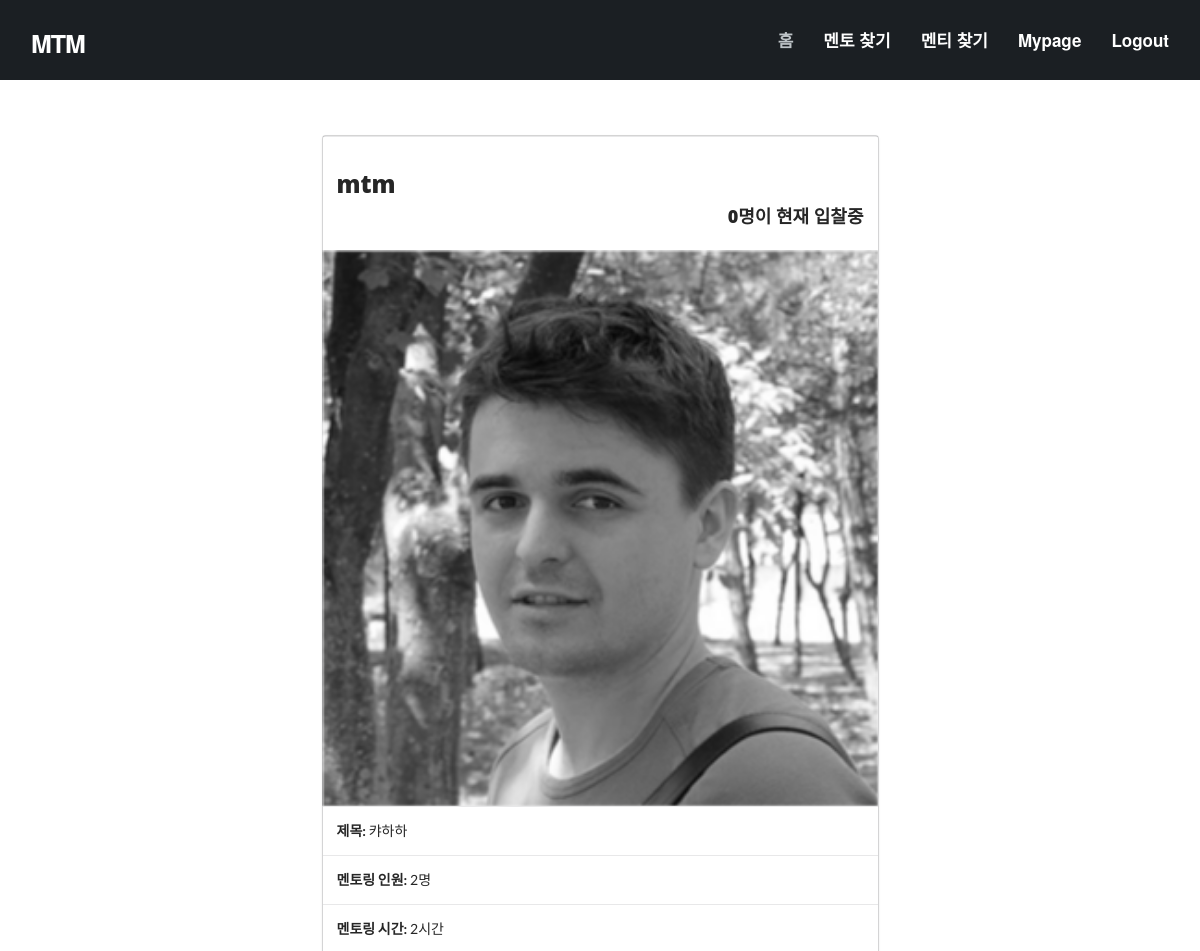
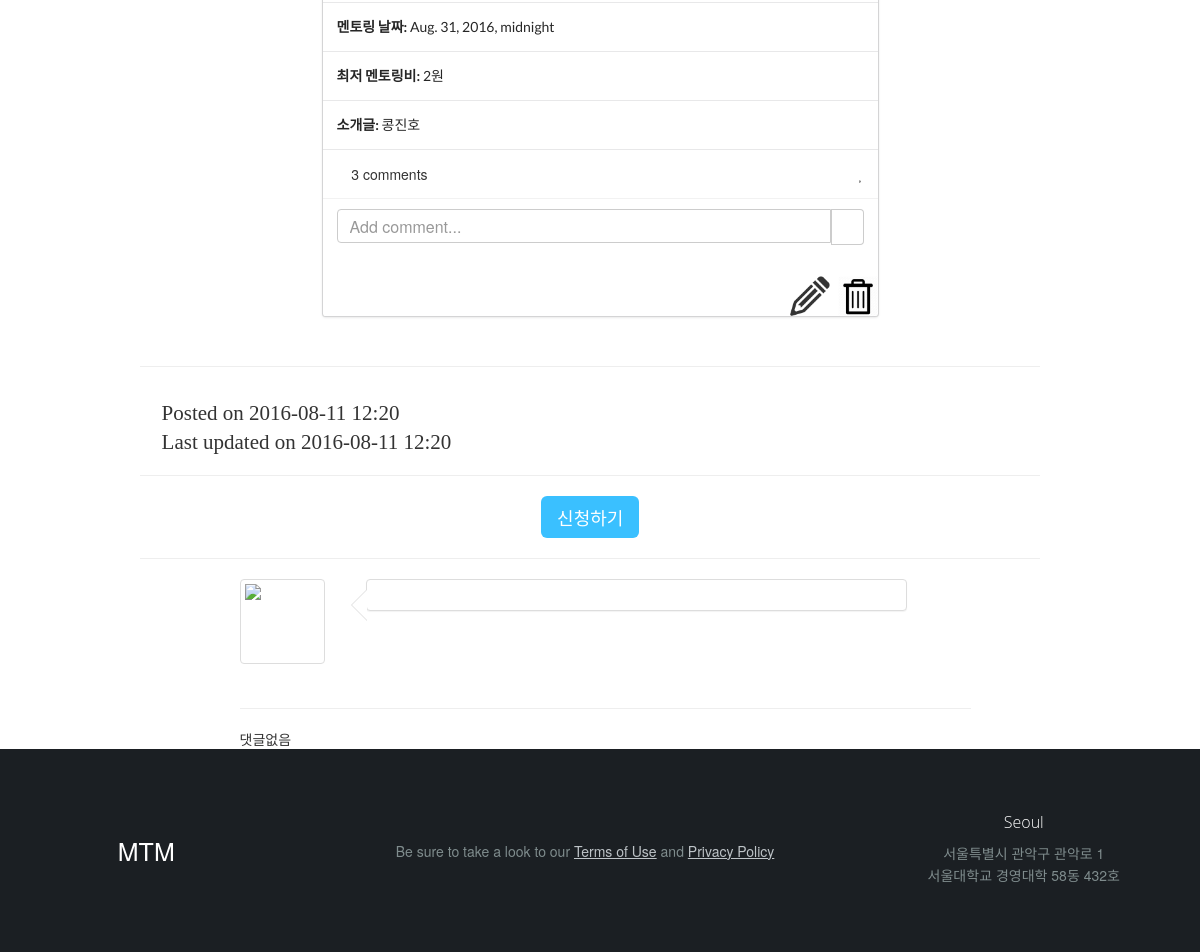
The app's page /mentoring/mentor/9/ (signed in) with its own data (2 pictures, top to bottom).
### mentoring/models.py (models this page shows, shortened)
class Post_By_Mentor(models.Model):
    title = models.CharField(max_length=300, verbose_name='제목')
    created_at = models.DateTimeField(auto_now_add=True)
    updated_at = models.DateTimeField(auto_now=True)
    author = models.ForeignKey(settings.AUTH_USER_MODEL,on_delete=models.CASCADE)
    capacity = models.IntegerField(default=0,verbose_name='멘토링 인원')
    hours = models.IntegerField(default=0,verbose_name='멘토링 시간')
    date = models.DateTimeField(default='yyyy-mm-dd 형식으로 써주세요.',verbose_name='멘토링 날짜')
    lowest_price = models.IntegerField(default=0,verbose_name='최저 멘토링비')
    like_count = models.IntegerField(default=0, verbose_name='좋아요 수')
    intro = models.TextField(max_length=300, verbose_name='기타 소개')
    photo1 = models.ImageField()
    photo2 = models.ImageField(blank=True)
    photo3 = models.ImageField(blank=True)

### mentoring/views.py (the view)
# urls.py: url(r'^mentor/(?P<pk>\d+)/$', views.post_by_mentor_detail, name='post_by_mentor_detail'),
def post_by_mentor_detail(request, pk):
    post_by_mentor = get_object_or_404(Post_By_Mentor, pk=pk)
    bid_by_mentee = Bid_By_Mentee.objects.filter(post_by_mentor=pk).count()
    if request.user.is_authenticated():
        if request.method == "POST":
            if not Like.objects.filter(like_user = request.user, like_post = post_by_mentor).exists():
                Like.objects.create(like_user = request.user, like_post = post_by_mentor)
                return redirect(post_by_mentor)
            else:
                Like.objects.filter(like_user = request.user, like_post = post_by_mentor).delete()
                return redirect(post_by_mentor)
        else:
            like = Like.objects.filter(like_user=request.user, like_post=post_by_mentor).exists()
            return render(request, 'mentoring/post_by_mentor_detail.html', {
                'post_by_mentor' : post_by_mentor,
                'like' : like,
                'bid_by_mentee' : bid_by_mentee,
            })
    else:
        return render(request, 'mentoring/post_by_mentor_detail.html', {
            'post_by_mentor' : post_by_mentor,
            'bid_by_mentee' : bid_by_mentee,
        })

### mentoring/templates/mentoring/post_by_mentor_detail.html (shortened to what this page needs)
{% extends 'mentoring/base.html' %}
{% load bootstrap3 %}
{% load staticfiles %}
{% block content %}
<div class="container">
      <div class="row">
        <div class="col-xs-12 col-sm-12 col-md-6 col-lg-6 col-xs-offset-0 col-sm-offset-0 col-md-offset-3 col-lg-offset-3 toppad" >
        <div class="card" style="margin-top: 10%;">
          <div class="card-content">
          <div class="card-header"> <h3>{{post_by_mentor.author}}</h3>
            <h4 align="right">{{bid_by_mentee}}명이 현재 입찰중</h4> </div>
          </div>
          <div class="card-image">
            <img src="{{post_by_mentor.photo1.url}}">
          </div>
          <div class="card-content">
            <div class="card-header"><strong>제목:</strong> {{post_by_mentor.title}} </div>
          </div>
          <div class="card-content">
            <div class="card-header"><strong>멘토링 인원:</strong> {{post_by_mentor.capacity}}명 </div>
          </div>
          <div class="card-content">
            <div class="card-header"><strong>멘토링 시간:</strong> {{post_by_mentor.hours}}시간 </div>
          </div>
          <div class="card-content">
            <div class="card-header"><strong>멘토링 날짜:</strong> {{post_by_mentor.date}} </div>
          </div>
          <div class="card-content">
            <div class="card-header"><strong>최저 멘토링비:</strong> {{post_by_mentor.lowest_price}}원 </div>
          </div>
          <div class="card-content">
            <div class="card-header"><strong>소개글:</strong> {{post_by_mentor.intro}} </div>
          </div>
          <div class="card-content">
            <span class="pull-right"><i class="fa fa-heart"></i> {{like_count}} </span>
            <i class="fa fa-comment"></i> 3 comments
          </div>
          <div class="card-extra card-content">
            <div class="input-group">
              <input class="form-control" type="text" placeholder="Add comment...">
              <div class="input-group-btn">
                <a class="btn btn-inverted btn-default"><i class="fa fa-paper-plane"></i></a>
              </div>
            </div>
          </div>
          <div class="card=content">
            <div class="card-header">
            {% if post_by_mentor.author == user %}
            <h2>
            <span class="dropdown btn-group pull-right">
                <img src="{% static 'img/edit.png' %}" style="width: 40px;" id="edit">
                <img src="{% static 'img/delete.png' %}" style="width: 40px;" id="delete">
            </span>
            </h2>
            {% endif %}
            </div>
          </div>
        </div>
        </div>
      </div>
    <div class="container col-md-11 col-md-offset-1">
        <div class="row col-sm-11">
            <hr>
            <p class = "lead">
                <i class="fa fa-clock-o"> Posted on {{post_by_mentor.created_at|date:'Y-m-d H:i'}}</i><br>
                <i class="fa fa-refresh"> Last updated on {{post_by_mentor.updated_at|date:'Y-m-d H:i'}}</i>
            </p>
            <hr>
            <form method="POST" enctype="multipart/form-data" class="text-center">
                    <button type="submit" class="btn btn-primary btn-lg" onclick="window.open('bid/new','win','width=650,height=400')";>신청하기 </button>
            </form>
            <hr>
        </div>
        <div class="row col-sm-9 col-md-offset-1">
            <section class="comment">
                <article class="row">
                    <div class="col-sm-2 hidden-xs">
                        <figure class="thumbnail user-photo">
                            {% if account.extra_data.properties.profile_image %}
                                    <img src = {{account.extra_data.properties.profile_image}}>
                            {% else %}
                                    <img src = "https://ssl.gstatic.com/accounts/ui/avatar_2x.png">
                            {% endif %}
                            </figure>
                    </div>
                    <div class="col-sm-9">
                        <div class="comment-list">
                            <div class="panel panel-default arrow left">
                                <div class="panel-body">
                                </div>
                            </div>
                        </div>
                    </div>
                </article>
            </section>
            <hr>
        </div>
    <div class="row col-sm-9 col-md-offset-1 comment-block">
        {% if comments %}
        <section class="comment-list">
            {% for comment in comments %}
                <article class="row">
                    <div class="col-sm-2 hidden-xs">
                        <figure class="thumbnail user-photo">
                            {% if comment.author.socialaccount_set.all %}
                                {%for account in comment.author.socialaccount_set.all%}
                                    {% if account.extra_data.properties.profile_image %}
                                        <img src = {{account.extra_data.properties.profile_image}}>
                                    {% else %}
                                        <img src="https://ssl.gstatic.com/accounts/ui/avatar_2x.png">
                                    {%endif%}
                                {% endfor %}
                            {% else %}
                                <img src="https://ssl.gstatic.com/accounts/ui/avatar_2x.png" >
                            {%endif%}
                        </figure>
                    </div>
                    <div class="col-sm-9">
                        <div class="panel panel-default arrow left">
                            <div class="panel-body no-padding">
                                <header class="text-left">
                                    <div class="comment-user">
                                    {%if comment.author == user %}
                                    <div class="dropdown btn-group pull-right">
                                        <i class="fa fa-bars" aria-hidden="true" data-toggle="dropdown"></i>
                                        <ul class="dropdown-menu" style="min-width: 30px">
                                        <li><a href="javascript:void(0)" class="a_comment_edit">수정</a></li>
                                        <li><a href="{% url 'mentor:comment_del' mentor.pk comment.pk %}">삭제</a></li>
                                        </ul>
                                    </div>
                                    {% endif %}
                                    <i class="fa fa-user"></i>
                                        <strong>
                                        {% if comment.author.socialaccount_set.all %}
                                            {%for account in comment.author.socialaccount_set.all%}
                                                {% if account.provider == "facebook" %}
                                                    {{comment.author.last_name}}{{comment.author.first_name}}
                                                {% elif account.provider == "kakao" %}
                                                    {{comment.author.first_name}}
                                                {%endif%}
                                            {% endfor %}
                                        {% else %}
                                            {{comment.author}}
                                        {% endif %}
                                        </strong>
                                    </div>
                                    <time class="comment-date small text-muted">
                                        <i class="fa fa-clock-o"></i>
                                        {{comment.elapsed_time}}
                                        {% if comment.created_at|date:'YmdHms' != comment.updated_at|date:'YmdHms' %}
                                        (수정됨)
                                        {% endif %}
                                    </time>
                                </header>
                                    <input type="hidden" class="comment-pk" value="{{comment.pk}}">
                                    <div class="comment-post">
                                        <span class="comment-content">{{comment.contents}}</span>
                                    </div>
                                    <div class="comment-post-buttons" style="display:none">
                                        <button class="btn btn-primary btn-xs edit-submit">확인</button> <button class="btn btn-danger btn-xs edit-cancel">취소</button>
                                    </div>
                            </div>
                        </div>
                    </div>
                </article>
            {% endfor %}
        </section>
            {% else %}
                <div class="row col-xs-12">
                    댓글없음
                </div>
        {% endif %}
        </div>
    </div>
    </div>
{% endblock %}

### mtm/static/css/style.css (style rules this page uses)
body { color: #34495e; font-family: "Helvetica Neue", Helvetica, Arial, sans-serif; font-size: 14px; line-height: 1.231; }
input, button, select, textarea { font-family: "Helvetica Neue", Helvetica, Arial, sans-serif; font-size: 14px; }
a { color: #16a085; text-decoration: none; -webkit-transition: 0.25s; -moz-transition: 0.25s; -o-transition: 0.25s; transition: 0.25s; }
h2, .h2 { font-size: 41px ; }
h3, .h3 { font-size: 32px ; }
h4, .h4 { font-size: 23px ; }
h1, .h1, h2, .h2, h3, .h3, h4, .h4, h5, .h5, h6, .h6 { line-height: 1.2em; }
h2 { font-weight: 700; margin-bottom: 2px; }
h3 { font-weight: 700; margin-bottom: 4px; margin-top: 2px; }
h4 { font-weight: 500; margin-top: 4px; }
p { font-size: 18.004px; line-height: 1.722169; }
.lead { font-size: 28px; line-height: 1.4642745000000001; font-weight: 300; margin-bottom: 20px; }
body { overflow-x: hidden; color: #7f8c8d; line-height: 1.29; }
.btn { -webkit-border-radius: 6px; -moz-border-radius: 6px; border-radius: 6px; line-height: 22px; -webkit-transition: 0.25s; -moz-transition: 0.25s; -o-transition: 0.25s; transition: 0.25s; }
.input-group-btn .btn { background: #bdc3c7; line-height: 9px 12px 10px; line-height: 22px; border: 0; margin: 0; color: #fff; margin-left: 0 !important; padding-left: 10px; padding-right: 12px; }
textarea, input[type="text"], input[type="password"], input[type="datetime"], input[type="datetime-local"], input[type="date"], input[type="month"], input[type="time"], input[type="week"], input[type="number"], input[type="email"], input[type="url"], input[type="search"], input[type="tel"], input[type="color"], .uneditable-input { outline: none; }
h4, h5, h6 { margin-top: 10px; margin-bottom: 10px; }
p { margin-bottom: 10px; }
img { width: auto\9; height: auto; max-width: 100%; vertical-align: middle; border: 0; -ms-interpolation-mode: bicubic; }
h1, .h1, h2, .h2, h3, .h3, h4, .h4, h5, .h5, h6, .h6 { font-family: "Helvetica Neue", Helvetica, Arial, sans-serif; color: #2c3e50; }
h3 { font-weight: normal; }
img { -webkit-backface-visibility: hidden; }
textarea, input[type="text"], input[type="password"], input[type="datetime"], input[type="datetime-local"], input[type="date"], input[type="month"], input[type="time"], input[type="week"], input[type="number"], input[type="email"], input[type="url"], input[type="search"], input[type="tel"], input[type="color"], .uneditable-input { font-family: "Helvetica Neue", Helvetica, Arial, sans-serif; font-size: 16px; font-weight: normal; color: #7f8c8d; }
section * { z-index: 2; }
.container { position: relative; z-index: 2; }

### mtm/static/css/comment.css (style rules this page uses)
@media (min-width: 768px) { .comment-list .arrow:after, .comment-list .arrow:before { content: ""; position: absolute; width: 0; height: 0; border-style: solid; border-color: transparent; } }
@media (min-width: 768px) { .comment-list .panel.arrow.left:after, .comment-list .panel.arrow.left:before { border-left: 0; } }
@media (min-width: 768px) { .comment-list .panel.arrow.left:before { left: 0px; top: 10px; border-right-color: inherit; border-width: 16px; } }
@media (min-width: 768px) { .comment-list .panel.arrow.left:after { left: 1px; top: 11px; border-right-color: #FFFFFF; border-width: 15px; } }
figure.user-photo { display: inline-block; }
figure.user-photo img { height: 75px; min-width: 75px; }

### records on screen
Post_By_Mentor: author "mtm", photo1 (picture), title "캬하하", capacity "2", hours "2", date "Aug. 31, 2016, midnight", lowest_price "2", intro "콩진호", created_at "2016-08-11 12:20", updated_at "2016-08-11 12:20"

### other values on screen
{{ bid_by_mentee }} "0"
